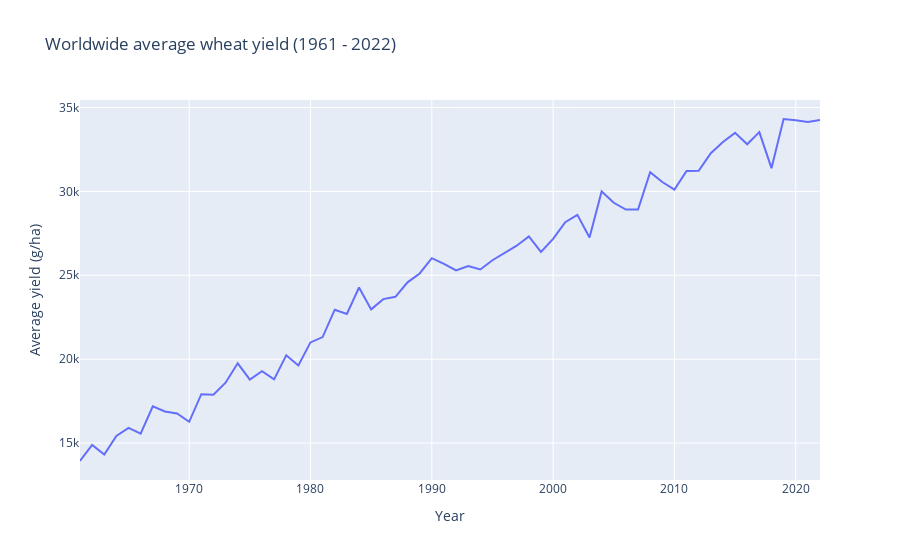

This figure's notebook cell:
### Code cell
avgyield_year = df.groupby('year')['Yield_Value'].mean().reset_index()

fig_AY = px.line(
    avgyield_year,
    x='year',
    y='Yield_Value',
    title='Worldwide average wheat yield (1961 - 2022)',
    labels={'Yield_Value': 'Average yield (g/ha)', 'year': 'Year'}
)

fig_AY.show()

### Figure 1 — Plotly figure (JSON) as saved in the notebook; plotly's stock layout.template omitted (floating-point values rounded to 4 significant figures)
{"data": [{"hovertemplate": "Year=%{x}<br>Average yield (g/ha)=%{y}<extra></extra>", "legendgroup": "", "line": {"color": "#636efa", "dash": "solid"}, "marker": {"symbol": "circle"}, "mode": "lines", "name": "", "orientation": "v", "showlegend": false, "type": "scatter", "x": [1961, 1962, 1963, 1964, 1965, 1966, 1967, 1968, 1969, 1970, 1971, 1972, 1973, 1974, 1975, 1976, 1977, 1978, 1979, 1980, 1981, 1982, 1983, 1984, 1985, 1986, 1987, 1988, 1989, 1990, 1991, 1992, 1993, 1994, 1995, 1996, 1997, 1998, 1999, 2000, 2001, 2002, 2003, 2004, 2005, 2006, 2007, 2008, 2009, 2010, 2011, 2012, 2013, 2014, 2015, 2016, 2017, 2018, 2019, 2020, 2021, 2022], "xaxis": "x", "y": [13930.0, 14880.0, 14320.0, 15420.0, 15910.0, 15560.0, 17190.0, 16880.0, 16760.0, 16270.0, 17910.0, 17880.0, 18600.0, 19750.0, 18780.0, 19280.0, 18800.0, 20230.0, 19620.0, 21000.0, 21320.0, 22950.0, 22700.0, 24270.0, 22970.0, 23580.0, 23720.0, 24580.0, 25110.0, 26020.0, 25680.0, 25300.0, 25560.0, 25350.0, 25900.0, 26320.0, 26760.0, 27310.0, 26400.0, 27170.0, 28160.0, 28600.0, 27250.0, 30000.0, 29320.0, 28920.0, 28920.0, 31150.0, 30560.0, 30110.0, 31220.0, 31230.0, 32270.0, 32950.0, 33490.0, 32810.0, 33540.0, 31390.0, 34320.0, 34240.0, 34140.0, 34260.0], "yaxis": "y"}], "layout": {"legend": {"tracegroupgap": 0}, "title": {"text": "Worldwide average wheat yield (1961 - 2022)"}, "xaxis": {"anchor": "y", "domain": [0, 1], "title": {"text": "Year"}}, "yaxis": {"anchor": "x", "domain": [0, 1], "title": {"text": "Average yield (g/ha)"}}}}
